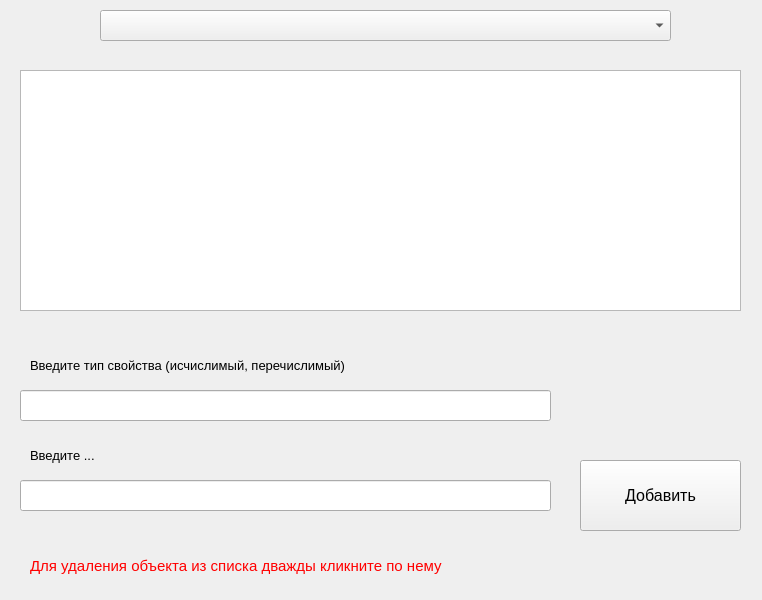
<?xml version="1.0" encoding="UTF-8"?>
<ui version="4.0">
 <class>PossiblesValues</class>
 <widget class="QWidget" name="PossiblesValues">
  <property name="geometry">
   <rect>
    <x>0</x>
    <y>0</y>
    <width>762</width>
    <height>600</height>
   </rect>
  </property>
  <property name="minimumSize">
   <size>
    <width>762</width>
    <height>507</height>
   </size>
  </property>
  <property name="maximumSize">
   <size>
    <width>762</width>
    <height>600</height>
   </size>
  </property>
  <property name="baseSize">
   <size>
    <width>762</width>
    <height>507</height>
   </size>
  </property>
  <property name="windowTitle">
   <string>Form</string>
  </property>
  <widget class="QComboBox" name="propertiesList">
   <property name="geometry">
    <rect>
     <x>100</x>
     <y>10</y>
     <width>571</width>
     <height>31</height>
    </rect>
   </property>
   <property name="font">
    <font>
     <pointsize>12</pointsize>
    </font>
   </property>
  </widget>
  <widget class="QListWidget" name="listWidget">
   <property name="geometry">
    <rect>
     <x>20</x>
     <y>70</y>
     <width>721</width>
     <height>241</height>
    </rect>
   </property>
   <property name="font">
    <font>
     <pointsize>20</pointsize>
    </font>
   </property>
  </widget>
  <widget class="QLineEdit" name="inputLine">
   <property name="geometry">
    <rect>
     <x>20</x>
     <y>480</y>
     <width>531</width>
     <height>31</height>
    </rect>
   </property>
   <property name="font">
    <font>
     <pointsize>10</pointsize>
    </font>
   </property>
  </widget>
  <widget class="QLabel" name="label">
   <property name="geometry">
    <rect>
     <x>30</x>
     <y>440</y>
     <width>511</width>
     <height>31</height>
    </rect>
   </property>
   <property name="font">
    <font>
     <pointsize>10</pointsize>
    </font>
   </property>
   <property name="text">
    <string>Введите ...</string>
   </property>
  </widget>
  <widget class="QPushButton" name="pushButton">
   <property name="geometry">
    <rect>
     <x>580</x>
     <y>460</y>
     <width>161</width>
     <height>71</height>
    </rect>
   </property>
   <property name="font">
    <font>
     <pointsize>12</pointsize>
    </font>
   </property>
   <property name="text">
    <string>Добавить</string>
   </property>
  </widget>
  <widget class="QLabel" name="label_4">
   <property name="geometry">
    <rect>
     <x>30</x>
     <y>550</y>
     <width>501</width>
     <height>31</height>
    </rect>
   </property>
   <property name="font">
    <font>
     <pointsize>11</pointsize>
    </font>
   </property>
   <property name="styleSheet">
    <string notr="true">color: rgb(255, 0, 0);</string>
   </property>
   <property name="text">
    <string>Для удаления объекта из списка дважды кликните по нему</string>
   </property>
  </widget>
  <widget class="QLineEdit" name="inputLine_2">
   <property name="geometry">
    <rect>
     <x>20</x>
     <y>390</y>
     <width>531</width>
     <height>31</height>
    </rect>
   </property>
   <property name="font">
    <font>
     <pointsize>10</pointsize>
    </font>
   </property>
  </widget>
  <widget class="QLabel" name="label_2">
   <property name="geometry">
    <rect>
     <x>30</x>
     <y>350</y>
     <width>511</width>
     <height>31</height>
    </rect>
   </property>
   <property name="font">
    <font>
     <pointsize>10</pointsize>
    </font>
   </property>
   <property name="text">
    <string>Введите тип свойства (исчислимый, перечислимый)</string>
   </property>
  </widget>
 </widget>
 <resources/>
 <connections/>
</ui>
